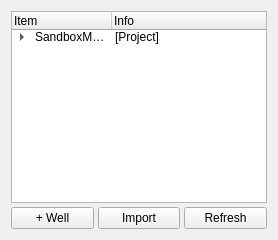
       <widget class="QWidget" name="tabProject">
        <attribute name="title">
         <string>Project</string>
        </attribute>
        <layout class="QVBoxLayout" name="layoutProject">
         <property name="spacing">
          <number>4</number>
         </property>
         <item>
          <widget class="QTreeWidget" name="treeProject">
           <property name="contextMenuPolicy">
            <enum>Qt::CustomContextMenu</enum>
           </property>
           <property name="alternatingRowColors">
            <bool>true</bool>
           </property>
           <property name="selectionMode">
            <enum>QAbstractItemView::ExtendedSelection</enum>
           </property>
           <property name="uniformRowHeights">
            <bool>false</bool>
           </property>
           <property name="animated">
            <bool>true</bool>
           </property>
           <column>
            <property name="text">
             <string>Item</string>
            </property>
           </column>
           <column>
            <property name="text">
             <string>Info</string>
            </property>
           </column>
           <item>
            <property name="text">
             <string>SandboxMay2016</string>
            </property>
            <property name="text">
             <string>[Project]</string>
            </property>
            <item>
             <property name="text">
              <string>Wells</string>
             </property>
             <item>
              <property name="text">
               <string>CHr-1 [Active]</string>
              </property>
              <property name="text">
               <string>Vertical</string>
              </property>
              <item>
               <property name="text">
                <string>Well Logs (14)</string>
               </property>
              </item>
              <item>
               <property name="text">
                <string>Well Tops (6)</string>
               </property>
              </item>
              <item>
               <property name="text">
                <string>Trajectory</string>
               </property>
              </item>
              <item>
               <property name="text">
                <string>Core Data</string>
               </property>
              </item>
              <item>
               <property name="text">
                <string>DST Data</string>
               </property>
              </item>
              <item>
               <property name="text">
                <string>Completion</string>
               </property>
              </item>
             </item>
             <item>
              <property name="text">
               <string>Tau-1</string>
              </property>
              <property name="text">
               <string>Vertical</string>
              </property>
              <item>
               <property name="text">
                <string>Well Logs (12)</string>
               </property>
              </item>
              <item>
               <property name="text">
                <string>Well Tops (5)</string>
               </property>
              </item>
              <item>
               <property name="text">
                <string>Trajectory</string>
               </property>
              </item>
             </item>
             <item>
              <property name="text">
               <string>Experior</string>
              </property>
              <property name="text">
               <string>Deviated</string>
              </property>
              <item>
               <property name="text">
                <string>Well Logs (18)</string>
               </property>
              </item>
              <item>
               <property name="text">
                <string>Well Tops (8)</string>
               </property>
              </item>
              <item>
               <property name="text">
                <string>Trajectory</string>
               </property>
              </item>
              <item>
               <property name="text">
                <string>Core Data</string>
               </property>
              </item>
             </item>
            </item>
            <item>
             <property name="text">
              <string>Log Plots</string>
             </property>
             <item>
              <property name="text">
               <string>Default Plot</string>
              </property>
             </item>
             <item>
              <property name="text">
               <string>Triple Combo</string>
              </property>
             </item>
             <item>
              <property name="text">
               <string>Sand-Silt-Malay</string>
              </property>
             </item>
            </item>
            <item>
             <property name="text">
              <string>Crossplots</string>
             </property>
             <item>
              <property name="text">
               <string>TNPH / RHOB Xplot</string>
              </property>
             </item>
             <item>
              <property name="text">
               <string>DT / RHOB Xplot</string>
              </property>
             </item>
            </item>
            <item>
             <property name="text">
              <string>Histograms</string>
             </property>
             <item>
              <property name="text">
               <string>SGR (API)</string>
              </property>
             </item>
             <item>
              <property name="text">
               <string>PHIE Distribution</string>
              </property>
             </item>
            </item>
            <item>
             <property name="text">
              <string>Cross Sections</string>
             </property>
             <item>
              <property name="text">
               <string>X-Section 1</string>
              </property>
             </item>
             <item>
              <property name="text">
               <string>Fence A-B</string>
              </property>
             </item>
            </item>
            <item>
             <property name="text">
              <string>Horizons &amp; Tops</string>
             </property>
            </item>
            <item>
             <property name="text">
              <string>Templates</string>
             </property>
             <item>
              <property name="text">
               <string>Standard Triple Combo</string>
              </property>
             </item>
             <item>
              <property name="text">
               <string>Formation Evaluation</string>
              </property>
             </item>
             <item>
              <property name="text">
               <string>Geomechanics Suite</string>
              </property>
             </item>
            </item>
           </item>
          </widget>
         </item>
         <item>
          <layout class="QHBoxLayout" name="layoutBrowserBtns">
           <item>
            <widget class="QPushButton" name="btnBrowseAddWell">
             <property name="toolTip">
              <string>Add new well to project</string>
             </property>
             <property name="text">
              <string>+ Well</string>
             </property>
            </widget>
           </item>
           <item>
            <widget class="QPushButton" name="btnBrowseImport">
             <property name="toolTip">
              <string>Import data file</string>
             </property>
             <property name="text">
              <string>Import</string>
             </property>
            </widget>
           </item>
           <item>
            <widget class="QPushButton" name="btnBrowseRefresh">
             <property name="toolTip">
              <string>Refresh tree view</string>
             </property>
             <property name="text">
              <string>Refresh</string>
             </property>
            </widget>
           </item>
          </layout>
         </item>
        </layout>
       </widget>
